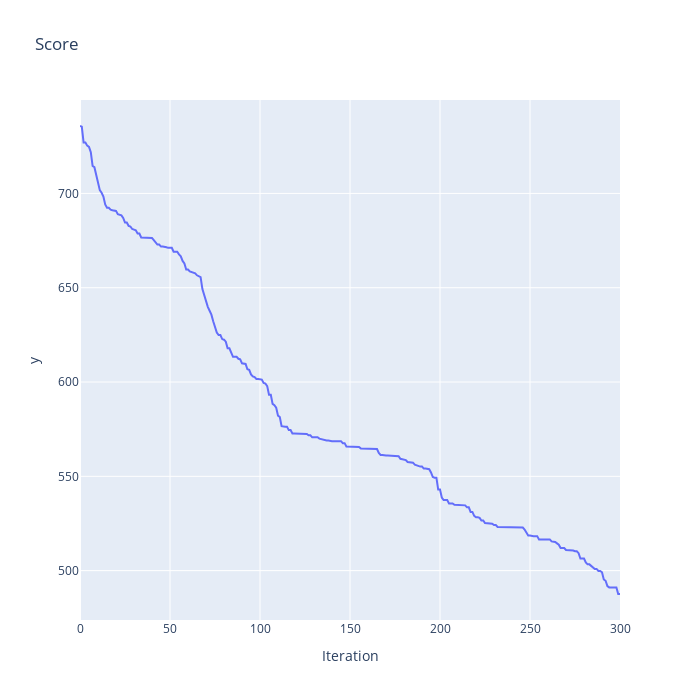

This figure's notebook cell:
### Code cell
plot_score_history(score_history)

### Figure 1 — Plotly figure (JSON) as saved in the notebook; plotly's stock layout.template omitted (floating-point values rounded to 4 significant figures; data arrays with more than 128 entries replaced by an {"elided": "..."} marker saying what was removed)
{"data": [{"hovertemplate": "Iteration=%{x}<br>y=%{y}<extra></extra>", "legendgroup": "", "line": {"color": "#636efa", "dash": "solid"}, "marker": {"symbol": "circle"}, "mode": "lines", "name": "", "orientation": "v", "showlegend": false, "x": {"elided": "301 int values"}, "xaxis": "x", "y": {"elided": "301 float values"}, "yaxis": "y", "type": "scatter"}], "layout": {"xaxis": {"anchor": "y", "domain": [0.0, 1.0], "title": {"text": "Iteration"}}, "yaxis": {"anchor": "x", "domain": [0.0, 1.0], "title": {"text": "y"}}, "legend": {"tracegroupgap": 0}, "title": {"text": "Score"}, "height": 700, "width": 700}}
